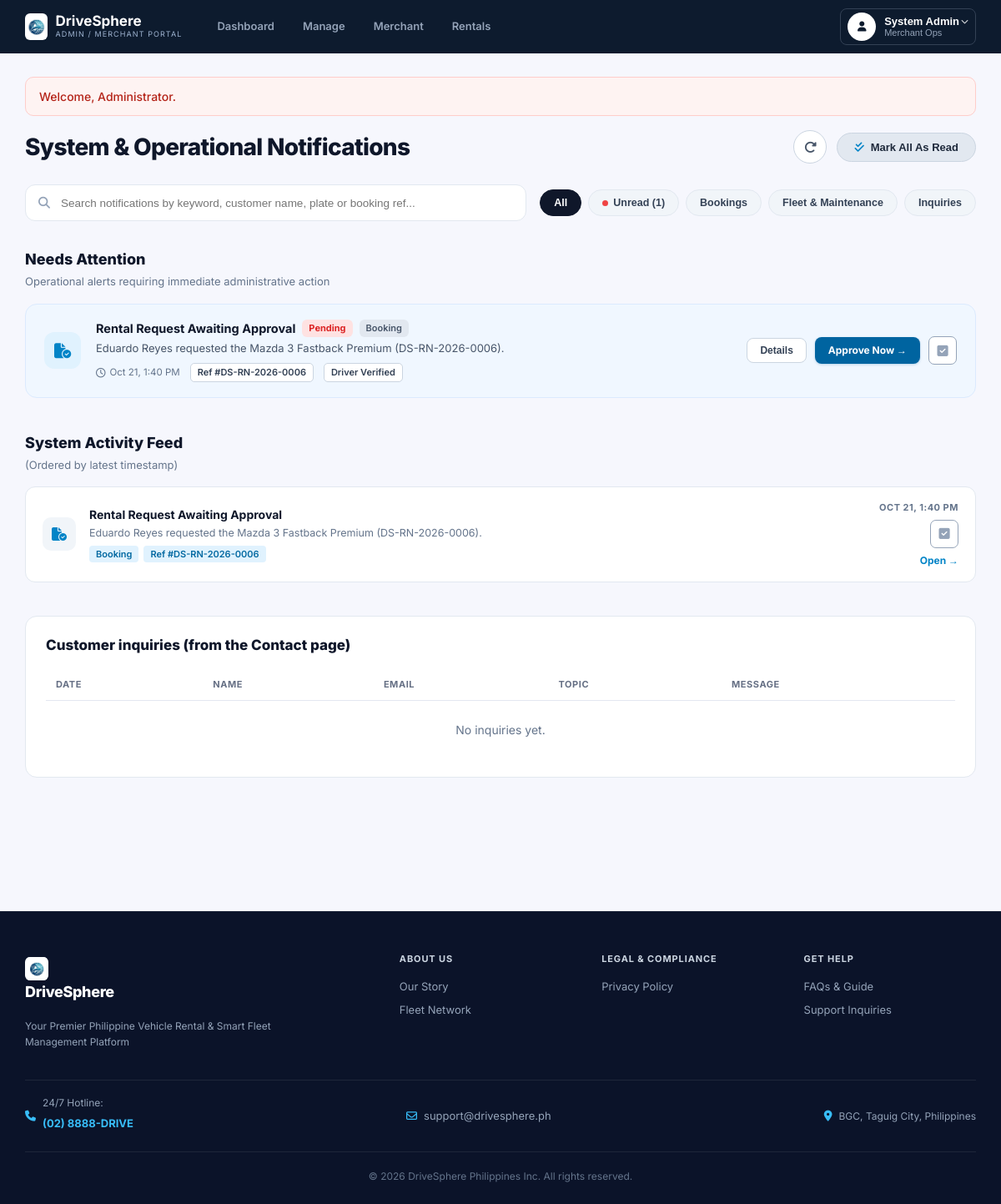
/admin/notifications.php (signed in), run on the app's committed database.
### tables this page shows
CREATE TABLE IF NOT EXISTS `notifications` (
  `id` INT AUTO_INCREMENT PRIMARY KEY,
  `user_id` INT DEFAULT NULL,                        
  `audience` ENUM('customer','admin') NOT NULL,
  `type` ENUM('booking','payment','security','fleet') NOT NULL DEFAULT 'booking',
  `title` VARCHAR(150) NOT NULL,
  `message` VARCHAR(255) NOT NULL,
  `link` VARCHAR(150) DEFAULT NULL,
  `is_read` TINYINT(1) NOT NULL DEFAULT 0,
  `created_at` TIMESTAMP DEFAULT CURRENT_TIMESTAMP,
  FOREIGN KEY (`user_id`) REFERENCES `users`(`id`) ON DELETE CASCADE
);

### admin/notifications.php (the view, shortened to what this page needs)
<?php
require_once __DIR__ . '/../includes/admin_header.php';
$allNotifs = $pdo->query("SELECT * FROM notifications WHERE audience='admin' ORDER BY created_at DESC, id DESC LIMIT 50")->fetchAll(PDO::FETCH_ASSOC);
$inq       = $pdo->query("SELECT * FROM inquiries ORDER BY created_at DESC LIMIT 20")->fetchAll(PDO::FETCH_ASSOC);
$unreadCount = 0;
foreach ($allNotifs as $n) {
    if (!$n['is_read']) $unreadCount++;
}
$needsAttention = [];
$activityFeed = [];
foreach ($allNotifs as $n) {
    if (!$n['is_read']) {
        $needsAttention[] = $n;
    }
    $activityFeed[] = $n;
}
function get_notif_meta($n) {
    $t = strtolower($n['title'] . ' ' . $n['message']);
    $icon = 'fa-bell';
    $urgency = 'Urgent';
    $category = 'System';
    $ctaText = 'Open &rarr;';
    $secondaryText = 'Dismiss';
    $tag1 = 'Operations';
    $tag2 = 'Fleet Command';
    if (str_contains($t, 'maintenance') || str_contains($t, 'shop') || str_contains($t, 'brake') || str_contains($t, 'oil')) {
        $icon = 'fa-wrench';
        $urgency = 'Urgent';
        $category = 'Fleet Ops';
        $ctaText = 'Schedule Shop &rarr;';
        $secondaryText = 'Quick View';
        $tag1 = 'Bay Rapid Service';
        $tag2 = 'Turnaround Priority';
    } elseif (str_contains($t, 'authorization') || str_contains($t, 'booking') || str_contains($t, 'requested')) {
        $icon = 'fa-file-circle-check';
        $urgency = 'Pending';
        $category = 'Booking';
        $ctaText = 'Approve Now &rarr;';
        $secondaryText = 'Details';
        $tag1 = 'Instant Booking';
        $tag2 = 'Driver Verified';
    }
    if (preg_match('/(DS-[A-Z0-9-]+)/', $n['title'] . ' ' . $n['message'], $m)) {
        $tag1 = 'Ref #' . $m[1];
    }
    return [
        'icon' => $icon,
        'urgency' => $urgency,
        'category' => $category,
        'ctaText' => $ctaText,
        'secondaryText' => $secondaryText,
        'tag1' => $tag1,
        'tag2' => $tag2,
    ];
}
?>
<div class="adm-notif-wrap">
  <div class="adm-notif-header-row">
    <h1 class="adm-notif-main-title">System &amp; Operational Notifications</h1>
    <div class="adm-notif-header-tools">
      <button type="button" class="adm-btn-refresh-circle" id="btnRefreshPage" title="Refresh notification feed" aria-label="Refresh feed">
        <i class="fa-solid fa-rotate-right"></i>
      </button>
      <form method="post" action="<?= $A ?>action.php" id="formMarkAllRead" style="margin:0">
        <button type="submit" class="adm-btn-mark-all-pill" id="btnMarkAllRead" title="Mark all notifications as read">
          <i class="fa-solid fa-check-double" style="color:#0284c7"></i>
          <span>Mark All As Read</span>
        </button>
      </form>
    </div>
  </div>
  <div class="adm-notif-filter-bar">
    <div class="adm-notif-search-container">
      <input type="text" id="notifSearchInput" class="adm-notif-search-input" placeholder="Search notifications by keyword, customer name, plate or booking ref..." autocomplete="off">
    </div>
    <div class="adm-notif-pills-group" id="notifFilterPills">
      <button type="button" class="adm-notif-pill-btn active" data-filter="all">All</button>
      <button type="button" class="adm-notif-pill-btn" data-filter="unread">
        <span class="adm-dot-indicator-red"></span>
        <span id="pillUnreadLabel">Unread (<?= $unreadCount ?>)</span>
      </button>
      <button type="button" class="adm-notif-pill-btn" data-filter="booking">Bookings</button>
      <button type="button" class="adm-notif-pill-btn" data-filter="fleet">Fleet &amp; Maintenance</button>
      <button type="button" class="adm-notif-pill-btn" data-filter="inquiry">Inquiries</button>
    </div>
  </div>
  <section class="adm-notif-section-block" id="sectionNeedsAttention">
    <div class="adm-notif-sec-header">
      <h2 class="adm-notif-sec-heading">Needs Attention</h2>
      <p class="adm-notif-sec-sub">Operational alerts requiring immediate administrative action</p>
    </div>
    <div class="adm-attn-cards-stack" id="attnCardsStack">
      <?php if ($needsAttention): ?>
        <?php foreach ($needsAttention as $idx => $n):
          $meta = get_notif_meta($n);
          $isOlder = ($idx >= 3);
          $targetUrl = $n['link'] ? (str_starts_with($n['link'], 'http') ? $n['link'] : BASE_URL . ltrim($n['link'], '/')) : '#';
        ?>
          <div class="adm-attn-card-box <?= $isOlder ? 'adm-older-attn-item' : '' ?>"
               id="notif-card-<?= (int)$n['id'] ?>"
               style="<?= $isOlder ? 'display:none;' : '' ?>"
               data-id="<?= (int)$n['id'] ?>"
               data-type="<?= e($n['type'] ?: 'fleet') ?>"
               data-read="<?= (int)$n['is_read'] ?>"
               data-search="<?= e(strtolower($n['title'] . ' ' . $n['message'] . ' ' . $meta['tag1'] . ' ' . $meta['tag2'])) ?>">
            <div class="adm-attn-card-icon-box">
              <i class="fa-solid <?= e($meta['icon']) ?>"></i>
            </div>
            <div class="adm-attn-card-body">
              <div class="adm-attn-card-title-line">
                <span class="adm-attn-card-title"><?= e($n['title']) ?></span>
                <span class="adm-pill-urgent"><?= e($meta['urgency']) ?></span>
                <span class="adm-pill-category"><?= e($meta['category']) ?></span>
              </div>
              <p class="adm-attn-card-msg"><?= e($n['message']) ?></p>
              <div class="adm-attn-card-meta-line">
                <span class="adm-attn-card-time">
                  <i class="fa-regular fa-clock"></i> <?= date('M j, g:i A', strtotime($n['created_at'])) ?>
                </span>
                <span class="adm-attn-card-chip"><?= e($meta['tag1']) ?></span>
                <span class="adm-attn-card-chip"><?= e($meta['tag2']) ?></span>
              </div>
            </div>
            <div class="adm-attn-card-actions">
              <button type="button" class="adm-btn-card-sec btn-dismiss-card" data-id="<?= (int)$n['id'] ?>" title="Dismiss alert">
                <?= e($meta['secondaryText']) ?>
              </button>
              <?php if ($n['link']): ?>
                <a href="<?= e($targetUrl) ?>" class="adm-btn-card-pri" title="Go to record">
                  <span><?= $meta['ctaText'] ?></span>
                </a>
              <?php endif; ?>
              <button type="button" class="adm-btn-card-check btn-toggle-read <?= $n['is_read'] ? 'is-checked' : '' ?>" data-id="<?= (int)$n['id'] ?>" title="Mark as read / unread" aria-label="Toggle read status">
                <i class="fa-solid fa-square-check"></i>
              </button>
            </div>
          </div>
        <?php endforeach; ?>
      <?php endif; ?>
    </div>
  </section>
  <section class="adm-notif-section-block" id="sectionActivityFeed">
    <div class="adm-notif-sec-header">
      <h2 class="adm-notif-sec-heading">System Activity Feed</h2>
      <p class="adm-notif-sec-sub">(Ordered by latest timestamp)</p>
    </div>
    <div class="adm-feed-cards-stack" id="feedCardsStack">
      <?php if ($activityFeed): ?>
        <?php foreach ($activityFeed as $idx => $n):
          $meta = get_notif_meta($n);
          $isOlder = ($idx >= 3);
          $targetUrl = $n['link'] ? (str_starts_with($n['link'], 'http') ? $n['link'] : BASE_URL . ltrim($n['link'], '/')) : '#';
        ?>
          <div class="adm-feed-card-box <?= $isOlder ? 'adm-older-feed-item' : '' ?>"
               id="feed-card-<?= (int)$n['id'] ?>"
               style="<?= $isOlder ? 'display:none;' : '' ?>"
               data-id="<?= (int)$n['id'] ?>"
               data-type="<?= e($n['type'] ?: 'system') ?>"
               data-read="<?= (int)$n['is_read'] ?>"
               data-search="<?= e(strtolower($n['title'] . ' ' . $n['message'] . ' ' . $meta['tag1'] . ' ' . $meta['tag2'])) ?>">
            <div class="adm-feed-card-icon-box">
              <i class="fa-solid <?= e($meta['icon']) ?>"></i>
            </div>
            <div class="adm-feed-card-body">
              <h3 class="adm-feed-card-title"><?= e($n['title']) ?></h3>
              <p class="adm-feed-card-msg"><?= e($n['message']) ?></p>
              <div class="adm-feed-card-pills-row">
                <span class="adm-feed-pill-badge"><?= e($meta['category']) ?></span>
                <span class="adm-feed-pill-badge"><?= e($meta['tag1']) ?></span>
              </div>
            </div>
            <div class="adm-feed-card-right">
              <span class="adm-feed-datetime"><?= strtoupper(date('M j, g:i A', strtotime($n['created_at']))) ?></span>
              <button type="button" class="adm-btn-card-check btn-toggle-read <?= $n['is_read'] ? 'is-checked' : '' ?>" data-id="<?= (int)$n['id'] ?>" title="Toggle read" aria-label="Toggle read">
                <i class="fa-solid fa-square-check"></i>
              </button>
              <?php if ($n['link']): ?>
                <a href="<?= e($targetUrl) ?>" class="adm-feed-cta-link" title="Open record">
                  <span>Open &rarr;</span>
                </a>
              <?php endif; ?>
            </div>
          </div>
        <?php endforeach; ?>
      <?php else: ?>
        <p class="sub">No notifications.</p>
      <?php endif; ?>
    </div>
  </section>
  <section class="adm-inquiries-card" id="inquiriesSection">
    <h2 class="adm-inquiries-title">Customer inquiries (from the Contact page)</h2>
    <div class="tbl-wrap">
      <table class="tbl" id="inquiriesTable">
        <thead>
          <tr>
            <th>Date</th>
            <th>Name</th>
            <th>Email</th>
            <th>Topic</th>
            <th>Message</th>
          </tr>
        </thead>
        <tbody>
          <?php if (!$inq): ?>
            <tr><td colspan="5" style="text-align:center;color:#64748b;padding:24px 0">No inquiries yet.</td></tr>
          <?php endif; ?>
        </tbody>
      </table>
    </div>
  </section>
</div>
<?php require __DIR__ . '/../includes/admin_footer.php'; ?>

### data on the page
notifications: title "Rental Request Awaiting Approval", title+message "Pending", title+message "Booking", message "Eduardo Reyes requested the Mazda 3 Fastback Premium (DS-RN-2026-0006).", created_at "Oct 21, 1:40 PM", title+message "Ref #DS-RN-2026-0006", title+message "Driver Verified", title+message "Details", title+message "Approve Now →", created_at "OCT 21, 1:40 PM"

### other printed values
$f['msg'] "Welcome, Administrator."
$unreadCount "1"
